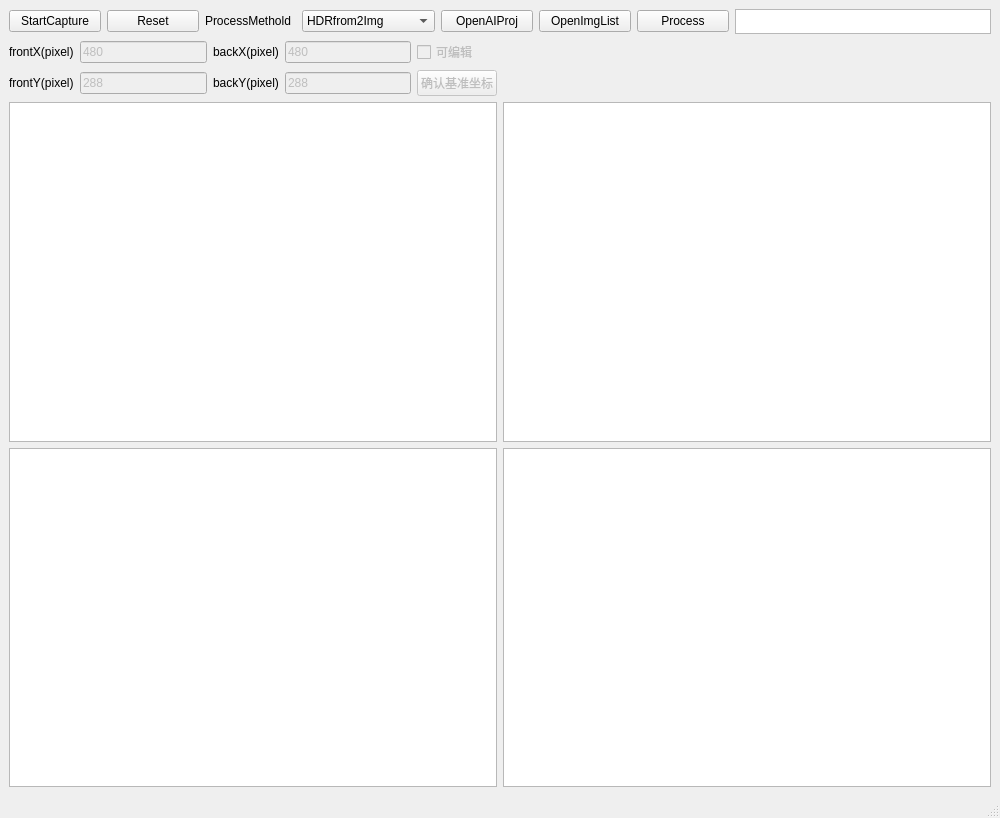
<?xml version="1.0" encoding="UTF-8"?>
<ui version="4.0">
 <class>MainWindow</class>
 <widget class="QMainWindow" name="MainWindow">
  <property name="geometry">
   <rect>
    <x>0</x>
    <y>0</y>
    <width>1000</width>
    <height>818</height>
   </rect>
  </property>
  <property name="font">
   <font>
    <family>Arial</family>
   </font>
  </property>
  <property name="windowTitle">
   <string>CV_Test</string>
  </property>
  <widget class="QWidget" name="centralwidget">
   <layout class="QGridLayout" name="gridLayout_3">
    <item row="0" column="0" colspan="2">
     <layout class="QHBoxLayout" name="horizontalLayout">
      <item>
       <widget class="QPushButton" name="buttonStartCapture">
        <property name="text">
         <string>StartCapture</string>
        </property>
        <property name="default">
         <bool>false</bool>
        </property>
       </widget>
      </item>
      <item>
       <widget class="QPushButton" name="buttonReset">
        <property name="text">
         <string>Reset</string>
        </property>
        <property name="default">
         <bool>false</bool>
        </property>
       </widget>
      </item>
      <item>
       <widget class="QLabel" name="label_5">
        <property name="sizePolicy">
         <sizepolicy hsizetype="Preferred" vsizetype="Fixed">
          <horstretch>0</horstretch>
          <verstretch>0</verstretch>
         </sizepolicy>
        </property>
        <property name="text">
         <string>ProcessMethold</string>
        </property>
       </widget>
      </item>
      <item>
       <widget class="QComboBox" name="condComboBox">
        <property name="minimumSize">
         <size>
          <width>125</width>
          <height>0</height>
         </size>
        </property>
        <item>
         <property name="text">
          <string>HDRfrom2Img</string>
         </property>
        </item>
        <item>
         <property name="text">
          <string>HDRfrom2ImgGPU</string>
         </property>
        </item>
        <item>
         <property name="text">
          <string>HDRfrom1img</string>
         </property>
        </item>
        <item>
         <property name="text">
          <string>HDRfrom1imgGPU</string>
         </property>
        </item>
        <item>
         <property name="text">
          <string>ResizeShow</string>
         </property>
        </item>
        <item>
         <property name="text">
          <string>ScheimpflugCalib</string>
         </property>
        </item>
       </widget>
      </item>
      <item>
       <widget class="QPushButton" name="buttonOpenAIProject">
        <property name="text">
         <string>OpenAIProj</string>
        </property>
        <property name="default">
         <bool>false</bool>
        </property>
       </widget>
      </item>
      <item>
       <widget class="QPushButton" name="buttonOpenImgList">
        <property name="text">
         <string>OpenImgList</string>
        </property>
        <property name="default">
         <bool>false</bool>
        </property>
       </widget>
      </item>
      <item>
       <widget class="QPushButton" name="buttonProcess">
        <property name="enabled">
         <bool>true</bool>
        </property>
        <property name="text">
         <string>Process</string>
        </property>
       </widget>
      </item>
      <item>
       <widget class="QTextEdit" name="textSavingCount">
        <property name="sizePolicy">
         <sizepolicy hsizetype="Minimum" vsizetype="Fixed">
          <horstretch>0</horstretch>
          <verstretch>0</verstretch>
         </sizepolicy>
        </property>
        <property name="maximumSize">
         <size>
          <width>16777215</width>
          <height>25</height>
         </size>
        </property>
        <property name="autoFillBackground">
         <bool>false</bool>
        </property>
        <property name="verticalScrollBarPolicy">
         <enum>Qt::ScrollBarAlwaysOff</enum>
        </property>
       </widget>
      </item>
     </layout>
    </item>
    <item row="1" column="0">
     <layout class="QGridLayout" name="gridLayout">
      <item row="0" column="0">
       <widget class="QLabel" name="label">
        <property name="text">
         <string>frontX(pixel)</string>
        </property>
       </widget>
      </item>
      <item row="0" column="1">
       <widget class="QLineEdit" name="lineEditX1">
        <property name="enabled">
         <bool>false</bool>
        </property>
        <property name="text">
         <string>480</string>
        </property>
       </widget>
      </item>
      <item row="0" column="2">
       <widget class="QLabel" name="label_3">
        <property name="text">
         <string>backX(pixel)</string>
        </property>
       </widget>
      </item>
      <item row="0" column="3">
       <widget class="QLineEdit" name="lineEditX2">
        <property name="enabled">
         <bool>false</bool>
        </property>
        <property name="text">
         <string>480</string>
        </property>
       </widget>
      </item>
      <item row="0" column="4">
       <widget class="QCheckBox" name="editCheckBox">
        <property name="enabled">
         <bool>false</bool>
        </property>
        <property name="text">
         <string>可编辑</string>
        </property>
        <property name="checkable">
         <bool>true</bool>
        </property>
        <property name="checked">
         <bool>false</bool>
        </property>
       </widget>
      </item>
      <item row="1" column="0">
       <widget class="QLabel" name="label_2">
        <property name="text">
         <string>frontY(pixel)</string>
        </property>
       </widget>
      </item>
      <item row="1" column="1">
       <widget class="QLineEdit" name="lineEditY1">
        <property name="enabled">
         <bool>false</bool>
        </property>
        <property name="text">
         <string>288</string>
        </property>
       </widget>
      </item>
      <item row="1" column="2">
       <widget class="QLabel" name="label_4">
        <property name="text">
         <string>backY(pixel)</string>
        </property>
       </widget>
      </item>
      <item row="1" column="3">
       <widget class="QLineEdit" name="lineEditY2">
        <property name="enabled">
         <bool>false</bool>
        </property>
        <property name="text">
         <string>288</string>
        </property>
       </widget>
      </item>
      <item row="1" column="4">
       <widget class="QPushButton" name="submitBtn">
        <property name="enabled">
         <bool>false</bool>
        </property>
        <property name="text">
         <string>确认基准坐标</string>
        </property>
       </widget>
      </item>
     </layout>
    </item>
    <item row="1" column="1">
     <spacer name="horizontalSpacer">
      <property name="orientation">
       <enum>Qt::Horizontal</enum>
      </property>
      <property name="sizeHint" stdset="0">
       <size>
        <width>403</width>
        <height>20</height>
       </size>
      </property>
     </spacer>
    </item>
    <item row="2" column="0" colspan="2">
     <layout class="QGridLayout" name="gridLayout_2">
      <item row="0" column="0">
       <widget class="PictureView" name="imagebox1">
        <property name="sizePolicy">
         <sizepolicy hsizetype="Expanding" vsizetype="Expanding">
          <horstretch>0</horstretch>
          <verstretch>0</verstretch>
         </sizepolicy>
        </property>
        <property name="minimumSize">
         <size>
          <width>400</width>
          <height>300</height>
         </size>
        </property>
        <property name="contextMenuPolicy">
         <enum>Qt::DefaultContextMenu</enum>
        </property>
        <property name="sizeAdjustPolicy">
         <enum>QAbstractScrollArea::AdjustToContents</enum>
        </property>
        <property name="dragMode">
         <enum>QGraphicsView::ScrollHandDrag</enum>
        </property>
        <property name="transformationAnchor">
         <enum>QGraphicsView::AnchorUnderMouse</enum>
        </property>
        <property name="resizeAnchor">
         <enum>QGraphicsView::AnchorUnderMouse</enum>
        </property>
        <property name="viewportUpdateMode">
         <enum>QGraphicsView::BoundingRectViewportUpdate</enum>
        </property>
        <property name="rubberBandSelectionMode">
         <enum>Qt::ContainsItemBoundingRect</enum>
        </property>
       </widget>
      </item>
      <item row="0" column="1">
       <widget class="PictureView" name="imagebox2">
        <property name="sizePolicy">
         <sizepolicy hsizetype="Expanding" vsizetype="Expanding">
          <horstretch>0</horstretch>
          <verstretch>0</verstretch>
         </sizepolicy>
        </property>
        <property name="minimumSize">
         <size>
          <width>400</width>
          <height>300</height>
         </size>
        </property>
        <property name="contextMenuPolicy">
         <enum>Qt::DefaultContextMenu</enum>
        </property>
        <property name="sizeAdjustPolicy">
         <enum>QAbstractScrollArea::AdjustToContents</enum>
        </property>
        <property name="dragMode">
         <enum>QGraphicsView::ScrollHandDrag</enum>
        </property>
        <property name="transformationAnchor">
         <enum>QGraphicsView::AnchorUnderMouse</enum>
        </property>
        <property name="resizeAnchor">
         <enum>QGraphicsView::AnchorUnderMouse</enum>
        </property>
        <property name="viewportUpdateMode">
         <enum>QGraphicsView::BoundingRectViewportUpdate</enum>
        </property>
        <property name="rubberBandSelectionMode">
         <enum>Qt::ContainsItemBoundingRect</enum>
        </property>
       </widget>
      </item>
      <item row="1" column="0">
       <widget class="PictureView" name="imagebox3">
        <property name="sizePolicy">
         <sizepolicy hsizetype="Expanding" vsizetype="Expanding">
          <horstretch>0</horstretch>
          <verstretch>0</verstretch>
         </sizepolicy>
        </property>
        <property name="minimumSize">
         <size>
          <width>400</width>
          <height>300</height>
         </size>
        </property>
        <property name="contextMenuPolicy">
         <enum>Qt::DefaultContextMenu</enum>
        </property>
        <property name="sizeAdjustPolicy">
         <enum>QAbstractScrollArea::AdjustToContents</enum>
        </property>
        <property name="dragMode">
         <enum>QGraphicsView::ScrollHandDrag</enum>
        </property>
        <property name="transformationAnchor">
         <enum>QGraphicsView::AnchorUnderMouse</enum>
        </property>
        <property name="resizeAnchor">
         <enum>QGraphicsView::AnchorUnderMouse</enum>
        </property>
        <property name="viewportUpdateMode">
         <enum>QGraphicsView::BoundingRectViewportUpdate</enum>
        </property>
        <property name="rubberBandSelectionMode">
         <enum>Qt::ContainsItemBoundingRect</enum>
        </property>
       </widget>
      </item>
      <item row="1" column="1">
       <widget class="QTextBrowser" name="textBrowser1">
        <property name="sizePolicy">
         <sizepolicy hsizetype="Expanding" vsizetype="Expanding">
          <horstretch>0</horstretch>
          <verstretch>0</verstretch>
         </sizepolicy>
        </property>
        <property name="minimumSize">
         <size>
          <width>400</width>
          <height>300</height>
         </size>
        </property>
       </widget>
      </item>
     </layout>
    </item>
   </layout>
  </widget>
  <widget class="QStatusBar" name="statusbar"/>
  <widget class="QMenuBar" name="menubar">
   <property name="geometry">
    <rect>
     <x>0</x>
     <y>0</y>
     <width>1000</width>
     <height>20</height>
    </rect>
   </property>
  </widget>
 </widget>
 <customwidgets>
  <customwidget>
   <class>PictureView</class>
   <extends>QGraphicsView</extends>
   <header location="global">pictureview.h</header>
  </customwidget>
 </customwidgets>
 <resources/>
 <connections/>
</ui>
